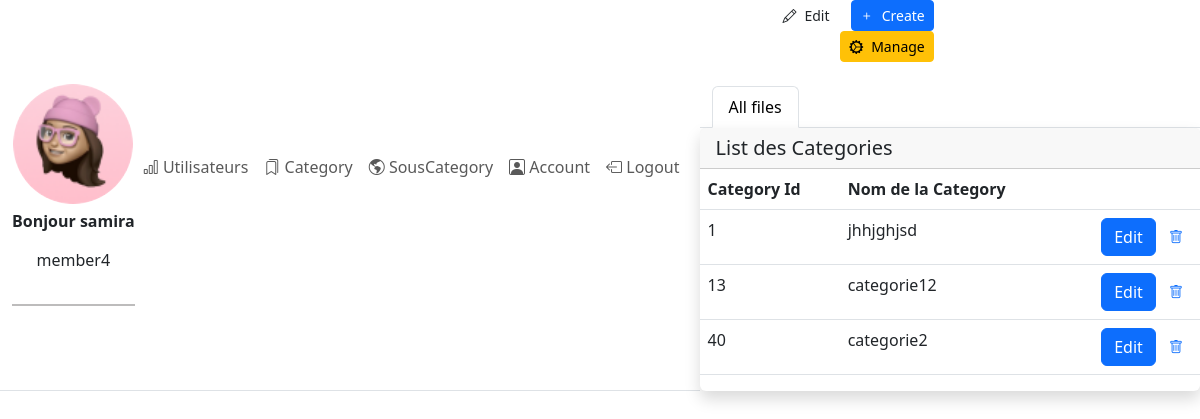
/pages/Category.php (signed in), run on the app's committed database.
### tables this page shows
CREATE TABLE `categories` (
  `CategoryID` int(11) NOT NULL,
  `NomCategorie` varchar(50) DEFAULT NULL
);

### pages/Category.php (the view, shortened to what this page needs)
<!DOCTYPE html>
<html lang="en">
<head>
    <link rel="stylesheet" href="https://cdn.jsdelivr.net/npm/bootstrap@5.3.0/dist/css/bootstrap.min.css">
    <link href="https://cdn.jsdelivr.net/npm/@sweetalert2/theme-dark@4/dark.css" rel="stylesheet">
    <link rel="stylesheet" href="../css/page.css">
</head>
<body>
    <?php include('./component/sidebar.php') ?>
    <div class="h-screen flex-grow-1 overflow-y-lg-auto">
        <header class="bg-surface-primary border-bottom pt-6">
            <div class="container-fluid">
                <div class="mb-npx">
                    <div class="row align-items-center">
                        <div class="col-sm-6 col-12 text-sm-end ">
                            <div class="mx-n1">
                                <a href="#" class="btn d-inline-flex btn-sm btn-neutral border-base mx-1">
                                    <span class=" pe-2">
                                        <i class="bi bi-pencil"></i>
                                    </span>
                                    <span>Edit</span>
                                </a>
                                <a href="#" class="btn d-inline-flex btn-sm btn-primary mx-1" data-bs-toggle="modal" data-bs-target="#createCategoryModal">
                                    <span class=" pe-2">
                                        <i class="bi bi-plus"></i>
                                    </span>
                                    <span>Create</span>
                                </a>
                                <a href="#" class="btn d-inline-flex btn-sm btn-warning mx-1">
                                    <span class=" pe-2">
                                        <i class="bi bi-gear-wide-connected"></i>
                                    </span>
                                    <span>Manage</span>
                                </a>
                            </div>
                        </div>
                    </div>
                    <ul class="nav nav-tabs mt-4 overflow-x border-0">
                        <li class="nav-item ">
                            <a href="#" class="nav-link active">All files</a>
                        </li>
                    </ul>
                </div>
            </div>
        </header>
        <div class="card shadow border-0 mb-7">
            <div class="card-header">
                <h5 class="mb-0">List des Categories</h5>
            </div>
            <div class="table-responsive">
                <?php
                include 'connexion.php';
                $result = $con->query("SELECT * FROM categories");
                ?>
                <table class="table table-hover table-nowrap">
                    <thead class="thead-light">
                        <tr>
                            <th scope="col">Category Id</th>
                            <th scope="col">Nom de la Category </th>
                            <th></th>
                        </tr>
                    </thead>
                    <tbody>
                        <?php foreach ($result as $value) : ?>
                            <tr>
                                <td><?php echo $value['CategoryID'] ?></td>
                                <td><?php echo $value['NomCategorie'] ?></td>
                                <td class="text-end">
                                    <button type="button" class="btn btn-primary edit-btn" data-bs-toggle="modal" data-bs-target="#userProfileModal<?php echo $value['CategoryID']; ?>">Edit</button>
                                    <button type="button" class="btn btn-sm btn-square btn-neutral text-danger-hover">
                                        <a href="removeCat.php?CategoryID=<?php echo $value['CategoryID'] ?>"><i class="bi bi-trash"></i></a>
                                    </button>
                                </td>
                            </tr>
                        <?php endforeach; ?>
                    </tbody>
                </table>
            </div>
        </div>
</body>
</html>

### data on the page
categories: CategoryID "1", NomCategorie "jhhjghjsd"
categories: CategoryID "13", NomCategorie "categorie12"
categories: CategoryID "40", NomCategorie "categorie2"

### other printed values
$_SESSION['name'] "samira"
$_SESSION['role'] "member4"
